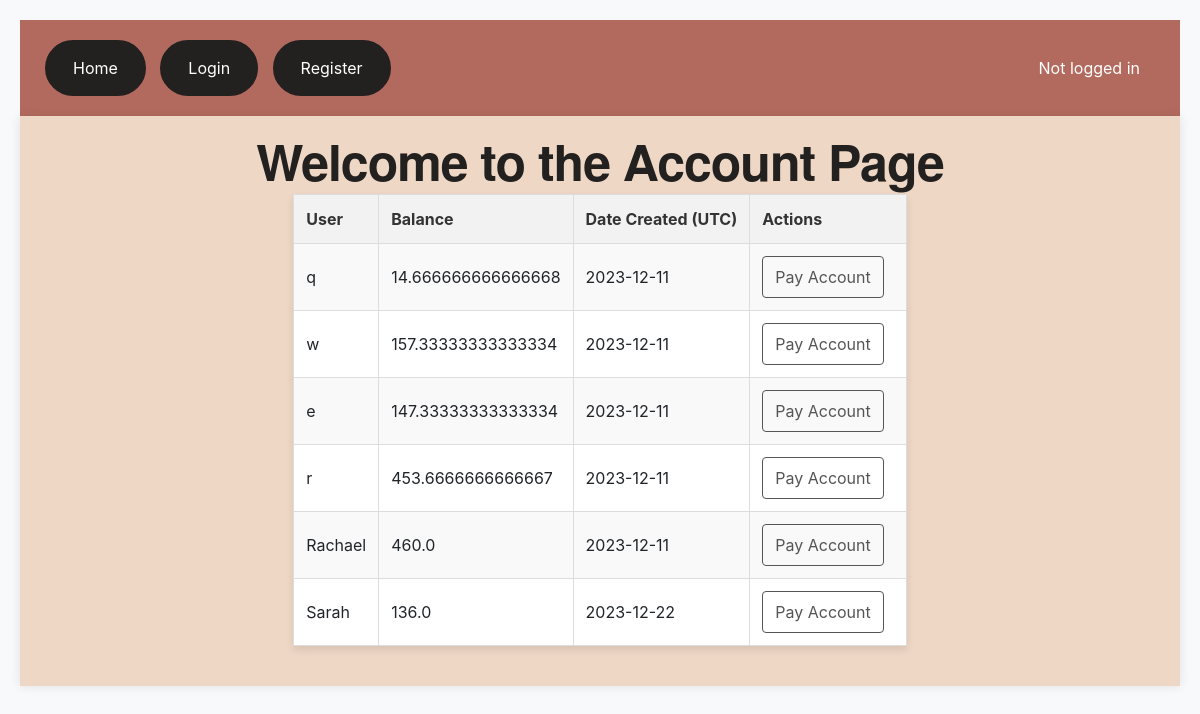
/account, run on an earlier commit of the app's database.
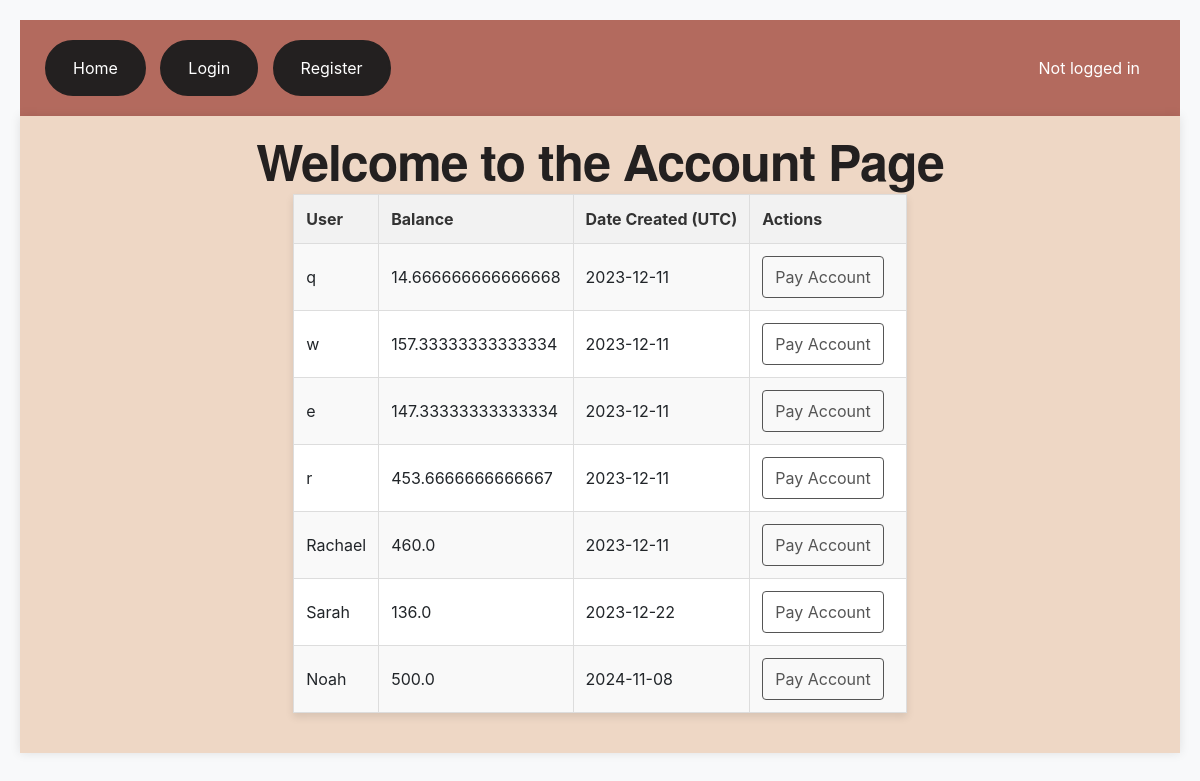
And on a later commit of the database.
### app.py (models this page shows, shortened)
class Users(UserMixin, db.Model):
    __tablename__ = 'users'
    id = db.Column(db.Integer, primary_key=True)
    username = db.Column(db.String(250), unique=True, nullable=False)
    password = db.Column(db.String(250), nullable=False)
    balance = db.Column(db.Float, nullable=False)
    date_created = db.Column(db.DateTime, default=datetime.utcnow)
    items = db.relationship('Items', secondary='user_items', backref='users')

### app.py (the view)
@app.route('/account', methods=['POST', 'GET'])
def account():
    users = Users.query.order_by(Users.date_created).all()
    return render_template('account.html', users=users)

### app.py (called while the page is built)
@app.before_request
def initialize():
    global item_user_status_dict
    if item_user_status_dict is None:
        item_user_status_dict = load_item_user_statuses()

### templates/account.html (shortened to what this page needs)
{% extends 'base.html' %}
{% block body %}
    <h1>Welcome to the Account Page</h1>
    <div>
        <table>
            <tr>
                <th>User</th>
                <th>Balance</th>
                <th>Date Created (UTC)</th>
                <th>Actions</th>
            </tr>
            {% for user in users %}
                <tr>
                    <td>{{ user.username }}</td>
                    <td>{{ user.balance }}</td>
                    <td>{{ user.date_created.date() }}</td>
                    {% if user == current_user %}
                    <td class="action-links">
                        <a href="/delete/{{ user.id }}">DELETE Account</a>
                    </td>
                    {% else: %}
                    <td class="action-links">
                        <a href="/pay/{{ user.id }}">Pay Account</a>
                    </td>
                    {% endif %}
                </tr>
            {% endfor %}
        </table>
    </div>
{% endblock %}

### templates/base.html (shortened to what this page needs)
<!DOCTYPE html>
<html lang="en">
<head>
    <link rel="stylesheet" href="https://cdn.jsdelivr.net/npm/bootstrap@4.3.1/dist/css/bootstrap.min.css">
    <link rel="stylesheet" href="{{ url_for('static', filename='css/main.css') }}">
</head>
<body>
    <nav>
        {% if current_user.is_authenticated %}
            <div>
                <a href="{{ url_for('index') }}">Home</a>
                <a href="{{ url_for('account') }}">Account</a>
                <a href="{{ url_for('ledger') }}">Ledger</a>
                <a href="/logout">Logout</a>
            </div>
            <div class="logged-in-message">
                    Logged in as: {{ current_user.username }}
            </div>
        {% else %}
            <div>
                <a href="{{ url_for('index') }}">Home</a>
                <a href="{{ url_for('login') }}">Login</a>
                <a href="{{ url_for('register') }}">Register</a>
            </div>
            <div class="logged-in-message">
                    Not logged in
            </div>
        {% endif %}
    </nav>
    <div class="main-container">{% block body %}{% endblock %}</div>
</body>
</html>

### static/css/main.css (style rules this page uses)
body { background-color: #f8f9fa; padding: 20px; text-align: center; }
.main-container { background-color: #EED7C5; padding: 20px; box-shadow: 0px 0px 10px rgba(0, 0, 0, 0.1); display:flex; justify-content:center; flex-wrap: wrap; }
h1 { color: #232020; font-family: 'Helvetica Neue', sans-serif; font-size: 50px; font-weight: bold; letter-spacing: -1px; line-height: 1; text-align: center; width: 100%; }
nav { background-color: #B36A5E; overflow: hidden; display: flex; justify-content: space-between; align-items: center; padding: 20px 20px; }
nav a { color: white; text-align: center; padding: 14px 26px; text-decoration: none; border-radius: 32px; border: 2px solid #232020; display: inline-block; background-color: #232020; margin: 0 5px; }
.logged-in-message { color: white; margin-left: auto; padding-right: 20px; }
table { width: 100%; border-collapse: collapse; margin-bottom: 20px; box-shadow: 0 4px 8px rgba(0, 0, 0, 0.1); background-color: #fff; }
th, td { border: 1px solid #ddd; padding: 12px; text-align: left; }
th { background-color: #f2f2f2; color: #333; }
tr:nth-child(even) { background-color: #f9f9f9; }
.action-links { text-align: center; }
.action-links a { display: inline-block; padding: 8px 12px; text-decoration: none; margin-right: 10px; border: 1px solid #555; color: #555; border-radius: 4px; transition: all 0.3s ease; }

What changed in the data, as far as the page shows it:
added Users: username "Noah", balance "500.0", date_created "2024-11-08"
